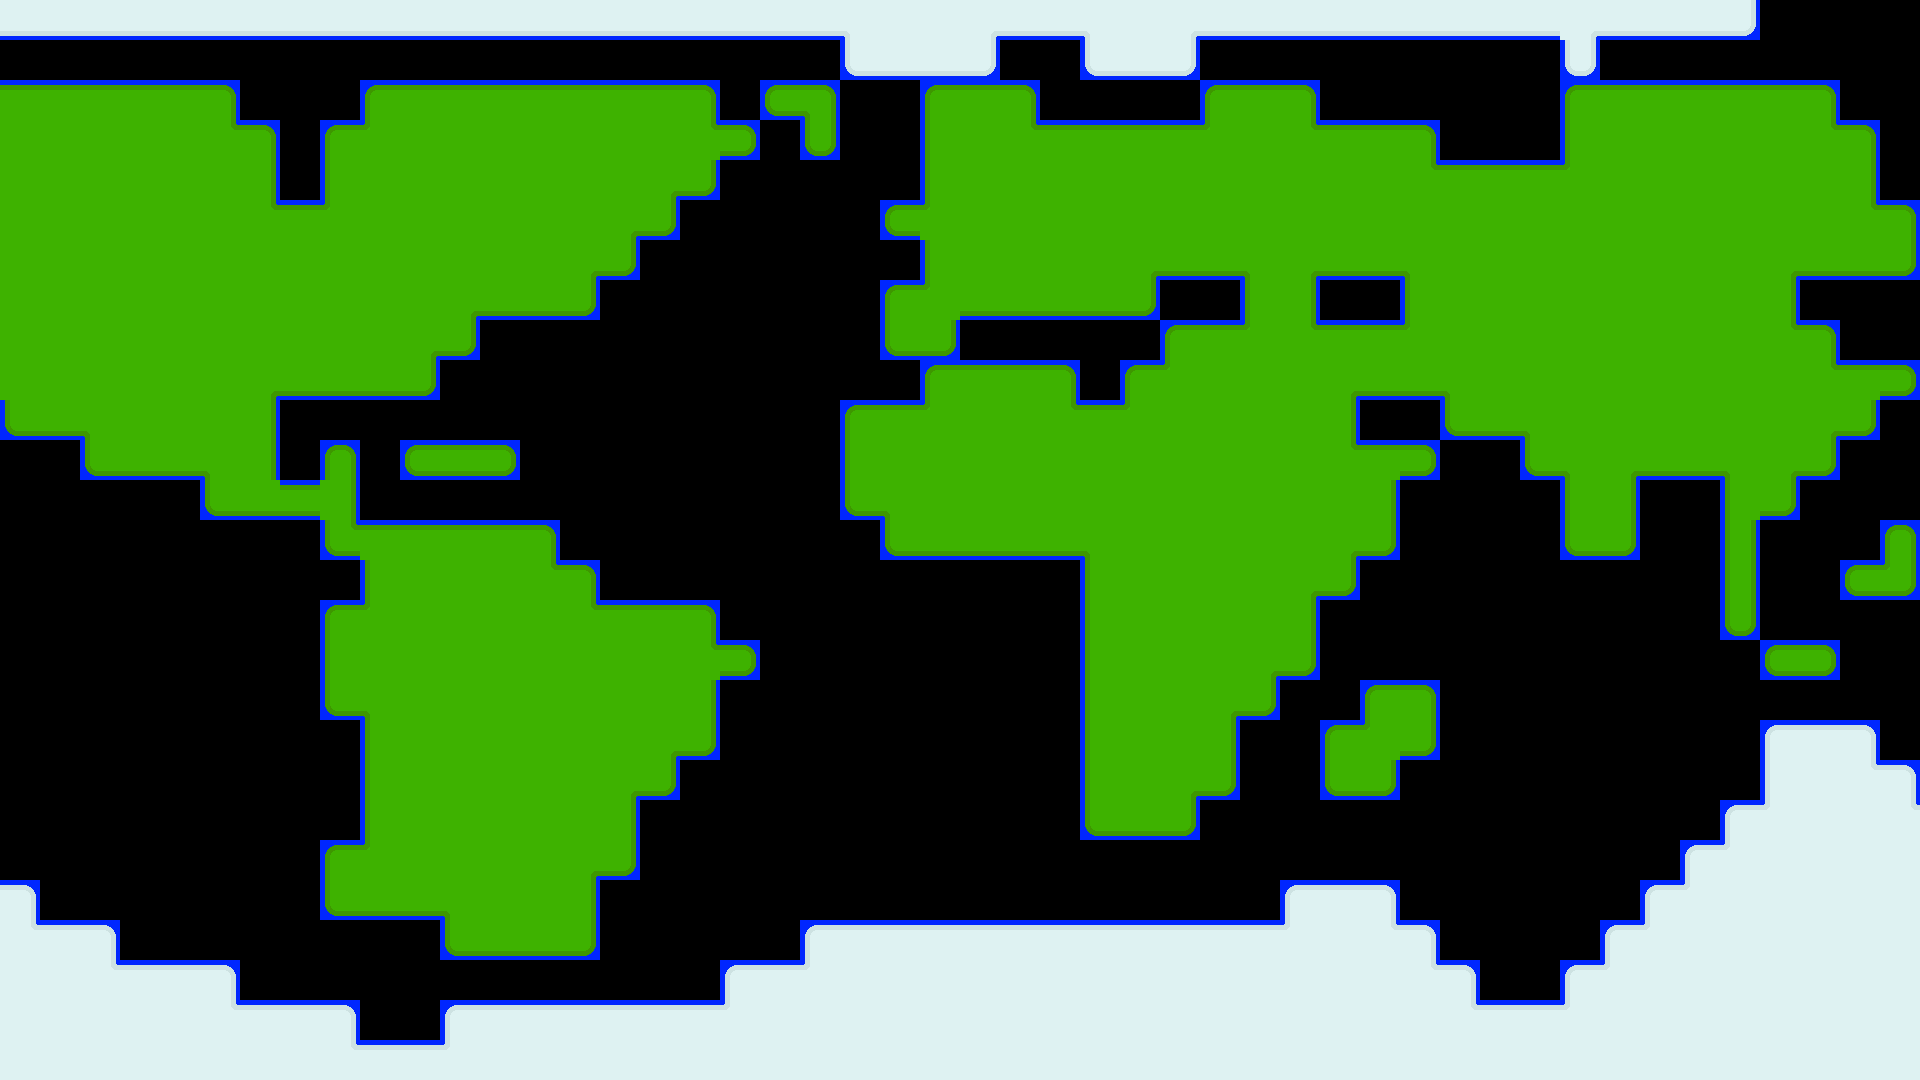

Tiled map render using the project's own tile images. Description and the map definition, with tile-layer contents summarised, below:
An orthogonal 48x27 tile map with 40x40 px tiles, 1 tile layer (main), 1 hidden layer not drawn and 16 objects (16x place).

<map version="1.0" tiledversion="1.0.2" orientation="orthogonal" renderorder="right-down" width="48" height="27" tilewidth="40" tileheight="40" backgroundcolor="#000000" nextobjectid="25">
 <tileset firstgid="1" name="tilesheet" tilewidth="40" tileheight="40" tilecount="1024" columns="32">
  <image source="tilesheet.png" width="1280" height="1280" />
 </tileset>
 <layer name="main" width="48" height="27">
  <data>[1296 cells, 767 non-empty, 35 distinct tile ids]</data>
 </layer>
 <imagelayer name="background" visible="0" opacity="0.5">
  <image source="original_map.png" width="1920" height="1080" />
 </imagelayer>
 <objectgroup name="objects">
  <object id="1" name="Melinde" type="place" x="1279.33" y="639.333" width="50.6667" height="50.6667">
   <ellipse />
  </object>
  <object id="4" name="Goa" type="place" x="1540" y="472" width="54.6667" height="54.6667">
   <ellipse />
  </object>
  <object id="7" name="Cabo da Boa Esperança" type="place" x="1066" y="799.333" width="55.3333" height="55.3333">
   <ellipse />
  </object>
  <object id="10" name="Cabo Verde" type="place" x="801.333" y="482.667" width="10" height="10">
   <ellipse />
  </object>
  <object id="11" name="Calcutá" type="place" x="1562" y="514.333" width="63" height="65.6667">
   <ellipse />
  </object>
  <object id="14" name="Madagascar" type="place" x="1311.33" y="712" width="55.3333" height="56.6667">
   <ellipse />
  </object>
  <object id="15" name="Açores" type="place" x="742.333" y="319.667" width="10" height="10">
   <ellipse />
  </object>
  <object id="17" name="Madeira" type="place" x="805" y="374.333" width="10" height="10">
   <ellipse />
  </object>
  <object id="5" name="Lisboa" type="place" x="885.333" y="323.667" width="10.3333" height="10.3333">
   <ellipse />
  </object>
  <object id="18" name="Madrid" type="place" x="918.167" y="303.833" width="10.3333" height="10.3333">
   <ellipse />
  </object>
  <object id="19" name="Paris" type="place" x="947.5" y="268.167" width="10.3333" height="10.3333">
   <ellipse />
  </object>
  <object id="20" name="Londres" type="place" x="913.167" y="220.5" width="10.3333" height="10.3333">
   <ellipse />
  </object>
  <object id="21" name="Porto Seguro" type="place" x="657.667" y="667" width="92.6666" height="92.6666">
   <ellipse />
  </object>
  <object id="22" name="Malaca" type="place" x="1708.31" y="519.333" width="52.9264" height="55.1667">
   <ellipse />
  </object>
  <object id="23" name="Timor" type="place" x="1892.5" y="678" width="10" height="10">
   <ellipse />
  </object>
  <object id="24" name="Sumatra" type="place" x="1708.54" y="570.417" width="52.9264" height="55.1667">
   <ellipse />
  </object>
 </objectgroup>
</map>